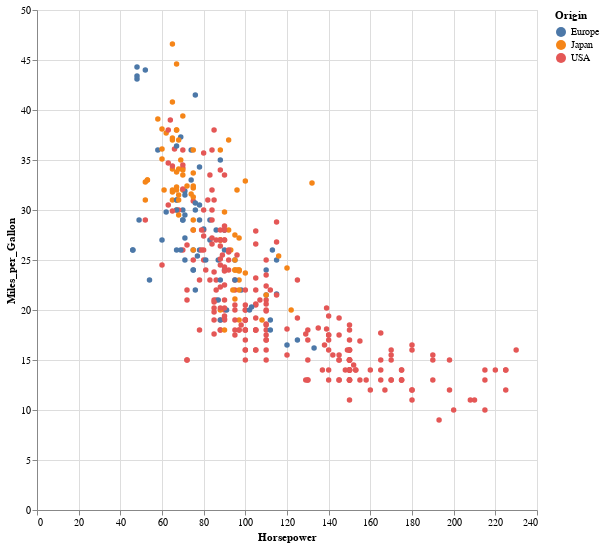

The notebook cell this image was saved under:
### Code cell
#1
click_legend = alt.selection_point(fields=['Origin'],bind='legend')
#3
# color_condition = alt.condition(click_legend,
#                                 'Origin',
#                                 alt.value('lightgray'))
opacity_condition = alt.condition(click_legend,
                                  alt.value(1),
                                  alt.value(0.2))


autos_leyenda = alt.Chart(cars).mark_circle().encode(
    alt.X('Horsepower'),
    alt.Y('Miles_per_Gallon'),
    # color=color_condition,
    color='Origin',
    opacity=opacity_condition,
    tooltip=mensaje_tooltip
).add_params(click_legend) #paso 2

autos_leyenda.properties(
    width=500,
    height=500
)

### Figure 1 — Vega-Lite specification as saved in the notebook (floating-point values rounded to 4 significant figures; data arrays with more than 128 entries replaced by an {"elided": "..."} marker saying what was removed)
{"config": {"view": {"continuousWidth": 300, "continuousHeight": 300}}, "data": {"name": "data-b142c6ef86fe368124429c3b13ee14e3"}, "mark": {"type": "circle"}, "encoding": {"color": {"field": "Origin", "type": "nominal"}, "opacity": {"condition": {"param": "param_53", "value": 1}, "value": 0.2}, "tooltip": [{"field": "Horsepower", "title": "Caballos de fuerza:", "type": "quantitative"}, {"field": "Miles_per_Gallon", "title": "Millas por galón:", "type": "quantitative"}, {"field": "Name", "title": "Nombre:", "type": "nominal"}], "x": {"field": "Horsepower", "type": "quantitative"}, "y": {"field": "Miles_per_Gallon", "type": "quantitative"}}, "height": 500, "params": [{"name": "param_53", "select": {"type": "point", "fields": ["Origin"]}, "bind": "legend"}], "width": 500, "$schema": "https://vega.github.io/schema/vega-lite/v5.20.1.json", "datasets": {"data-b142c6ef86fe368124429c3b13ee14e3": {"elided": "406 records"}}}
